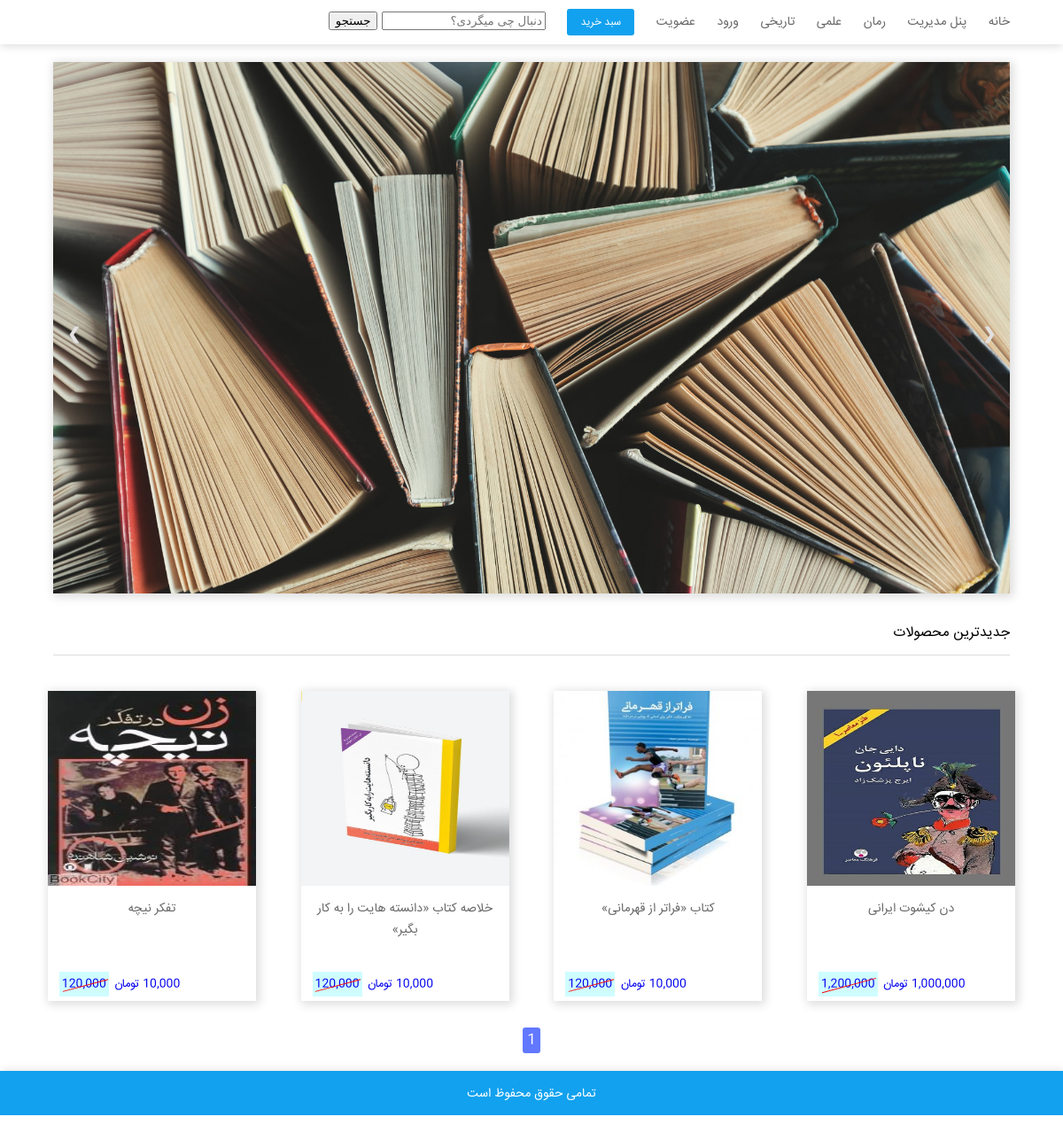
The page / on the database its author committed.
### tables this page shows
CREATE TABLE `product_category` (
  `id` int(10) UNSIGNED NOT NULL,
  `cat_name` varchar(30) DEFAULT NULL,
  `parent` int(10) UNSIGNED NOT NULL DEFAULT 0,
  `status` enum('ACTIVE','INACTIVE') DEFAULT 'ACTIVE'
);

CREATE TABLE `slider` (
  `id` int(10) UNSIGNED NOT NULL,
  `img_name` varchar(50) DEFAULT NULL,
  `upload_date` varchar(20) DEFAULT NULL,
  `first_img` enum('ACTIVE','INACTIVE') DEFAULT NULL,
  `status` enum('ACTIVE','INACTIVE') DEFAULT 'ACTIVE'
);

CREATE TABLE `products` (
  `id` int(10) UNSIGNED NOT NULL,
  `product_name` varchar(100) DEFAULT NULL,
  `category_id` int(10) UNSIGNED DEFAULT 0,
  `price` int(10) UNSIGNED NOT NULL DEFAULT 0,
  `introduction` text DEFAULT NULL,
  `tags` varchar(255) DEFAULT NULL,
  `product_img` varchar(100) DEFAULT NULL,
  `status` enum('ACTIVE','INACTIVE') NOT NULL DEFAULT 'ACTIVE',
  `insert_date` varchar(20) DEFAULT NULL,
  `waranty` varchar(100) DEFAULT NULL,
  `discount` int(10) UNSIGNED NOT NULL DEFAULT 0,
  `brand` varchar(100) DEFAULT NULL,
  `seller` varchar(100) DEFAULT NULL
);

### core/model.php (called while the page is built, shortened)
<?php
class model
{
    protected $connect;
    function __construct($dbname_in = "", $username_in = "", $password_in = "")
    {
        $this->dbname = $dbname_in;
        $this->username = $username_in;
        $this->password = $password_in;
        $uft = [PDO::ATTR_ERRMODE => PDO::ERRMODE_EXCEPTION, PDO::MYSQL_ATTR_INIT_COMMAND => "SET NAMES Utf8"];
        $this->connect = new PDO("mysql:host=localhost;dbname=" . $this->dbname, $this->username, $this->password, $uft);
    }
    function Do_Select($query = "", $param = [], $fetch = "")
    {
        $result = $this->connect->prepare($query);
        foreach ($param as $key => $row) {
            $result->bindValue($key + 1, $row);
        }
        $result->execute();
        if (empty($fetch)) {
            return $res = $result->fetchAll(2);
        } else {
            return $res = $result->fetch(2);
        }
    }
    function filter($data)
    {
        return trim(htmlspecialchars(stripcslashes($data)));
    }
}
class functions extends model
{
    function get_slider_web()
    {
        $result = $this->Do_Select(" select * from slider  where status='ACTIVE' order by id desc ");
        if (is_array($result)) {
            return $result;
        } else {
            return [];
        }
    }
    function get_meno($id = '')
    {
        $id = $this->filter($id);
        if (empty($id)) {
            $result = $this->Do_Select("select * from product_category where parent=0 and status='ACTIVE'");
            if ($result) {
                return $result;
            } else {
                return false;
            }
        } else {
            $result = $this->Do_Select("select * from product_category where parent=? and status='ACTIVE'", [$id]);
            if ($result) {
                return $result;
            } else {
                return false;
            }
        }
    }
    function get_products_web($id = '', $page = 0)
    {
        $id = $this->filter($id);
        $start_page = ($page - 1) * 12;
        if (empty($id)) {
            $result = $this->Do_Select("select products.*,product_category.cat_name from products left join  product_category on products.category_id=product_category.id where products.status='ACTIVE' order by products.id desc limit $start_page ,12 ");
            return $result;
        } else {
            $result = $this->Do_Select("select products.*,product_category.cat_name from products left join  product_category on products.category_id=product_category.id where products.id=?", [$id], 1);
            return $result;
        }
    }
    function get_products_count()
    {
        $pro_count = $this->Do_Select("select count(id) as pro_count from products where status='ACTIVE'", [], 1);
        return $pro_count['pro_count'];
    }
}
$functions = new functions('book_shop', "root", "");

### index.php (the view, shortened to what this page needs)
<?php
include_once("header.php");
if (isset($_GET['page']) and !empty($_GET['page'])) {
    $products = $functions->get_products_web("",$_GET['page']);
} else {
    $products = $functions->get_products_web("",1);
}
$slider_images = $functions->get_slider_web();
$pro_count = $functions->get_products_count();
?>
    <div class="slideshow-container">
        <?php if (is_array($slider_images)) {
            foreach ($slider_images as $image) {
                ?>
                <div class="mySlides fade">
                    <img src="files/image/slider/<?= $image['img_name'] ?>" style="width:100%">
                </div>
            <?php }
        } ?>
        <a class="prev" onclick="plusSlides(-1)">&#10094;</a>
        <a class="next" onclick="plusSlides(1)">&#10095;</a>
    </div>
    <div class="onvan"><p> جدیدترین محصولات </p></div>
    <div class="section">
        <?php if (is_array($products) and !empty($products)) {
            foreach ($products as $key => $product) { ?>
                <div class="div div1">
                    <a href="product_info.php?pro_id=<?= $product['id'] ?>">
                        <div class="image-box">
                            <img src="files/image/products/<?= $product['id'] . '/' . $product['product_img'] ?>"
                                 alt="">
                        </div>
                        <div class="text-box">
                            <p> <?= $product['product_name'] ?></p>
                        </div>
                        <div class="price-box">
                            <p><span><?= number_format($product['price']) ?></span> تومان
                                <span class="discount"><?= number_format($product['discount']) ?></span>
                            </p>
                        </div>
                    </a>
                </div>
            <?php }
        } else { ?>
            <p>محصولی یافت نشد!</p>
        <?php } ?>
        <br>
        <?php
        $page_count = ceil($pro_count / 12);
        for ($i = 1; $i <= $page_count; $i++) { ?>
            <a href="?page=<?= $i ?>"> <span class="page_ination"><?= $i ?></span></a>
        <?php } ?>
    </div>
<?php include_once("footer.php") ?>

### header.php (shortened to what this page needs)
<?php
include_once("core/model.php");
$meno = $functions->get_meno();
?>
<!DOCTYPE html>
<html dir="rtl" lang="fa">
<head>
    <link rel="stylesheet" href="files/css/style.css">
</head>
<body>
<header>
    <nav>
        <ul>
            <li><a href="index.php">خانه</a></li>
            <li><a href="admin/admin_login.php">پنل مدیریت</a></li>
            <?php
            if (is_array($meno)) {
                foreach ($meno as $row) {
                    ?>
                    <li class="sup_meno"><a href="products.php?cat_id=<?= $row['id'] ?>"><?= $row['cat_name'] ?></a>
                    </li>
                <?php }
            } ?>
            <?php if (isset($_SESSION['user']) and !empty(trim($_SESSION['user']))) { ?>
                <li><a href="panel.php">پنل کاربری</a></li>
                <li><a href="logout.php">خروج</a></li>
            <?php } else { ?>
                <li><a href="login.php">ورود</a></li>
                <li><a href="register.php">عضویت</a></li>
            <?php } ?>
            <li><a href="basket.php"
                   style="background-color: #12a1ee;padding: 5px 15px;border-radius: 3px;color: #ffffff;font-size: 12px">
                    سبد خرید <span></span> </a>
            </li>
            <li>
                <div class="search">
                    <form action="search.php" method="post">
                        <input type="text" class="searchTerm" placeholder="دنبال چی میگردی؟" name="search">
                        <button type="submit" class="searchButton" name="search_btn">
                            جستجو
                        </button>
                    </form>
                </div>
            </li>
        </ul>
    </nav>
</header>

### footer.php (shortened to what this page needs)
<footer>
    <div class="footer-bot">
        <p>تمامی حقوق محفوظ است </p>
    </div>
</footer>
</body>
</html>

### files/css/style.css (style rules this page uses)
* { box-sizing: border-box }
a { text-decoration: none !important; }
body { margin: 0; padding: 0; font-family: 'iran'; background-color: #ffffff; }
nav { width: 100%; height: 50px; box-shadow: 0 2px 10px #dddddd; }
nav ul { display: inline; }
nav ul li { display: inline-block; line-height: 50px; padding-right: 20px; }
nav ul li a { text-decoration: none; color: dimgray; font-size: 14px; }
.mySlides { display: none }
img { vertical-align: middle; height: 700px; }
.slideshow-container { max-width: 90%; height: 600px; position: relative; margin: 20px auto; box-shadow: 2px 2px 10px 2px #dddddd; overflow: hidden; }
.prev, .next { cursor: pointer; position: absolute; top: 50%; width: auto; padding: 16px; margin-top: -22px; color: #e2e0e0; font-weight: bold; font-size: 18px; transition: 0.6s ease; border-radius: 0 3px 3px 0; user-select: none; }
.next { left: 0; border-radius: 3px 0 0 3px; }
.fade { -webkit-animation-name: fade; -webkit-animation-duration: 1.5s; animation-name: fade; animation-duration: 1.5s; }
.onvan { width: 90%; height: 50px; border-bottom: 1px solid #dddddd; margin: 0 auto; }
.onvan p { line-height: 50px; }
.section { width: 98%; height: auto; margin: 20px auto; text-align: center; align-items: center; }
.section .div { width: 20%; height: 350px; display: inline-block; margin: 20px 23px; box-shadow: 2px 2px 10px 2px #dddddd; overflow: hidden; background-color: #ffffff; }
.div .image-box { width: 100%; height: 220px; overflow: hidden; }
.image-box img { width: 100%; height: 100%; }
.text-box { width: 100%; height: 70px; padding: 0 10px; text-align: center; }
.text-box p { color: dimgrey; font-size: 14px; }
.price-box { width: 100%; height: 40px; padding: 0 10px; text-align: left; }
.price-box p { font-size: 13px }
footer { width: 100%; height: 300px; text-align: center; box-shadow: 2px 0 10px #dddddd; }
.footer-bot { width: 100%; background-color: #12a1ee; height: 50px; color: #ffffff; }
.footer-bot p { font-size: 14px; position: absolute; right: 0; left: 0; }

### header.php (style rules this page uses)
nav > ul li.sup_meno { position: relative; }

### index.php (style rules this page uses)
.discount:after { content: " "; width: 95%; height: 1px; position: absolute; top: 15px; right: 0; transform: rotate(-15deg); display: block; background-color: #ff0003; }
.discount { position: relative; padding: 3px; margin: 0 3px; background-color: #cffdff; display: inline-block; }
.page_ination { position: relative; padding: 1px 5px; margin: 0 3px; background-color: #6178ff; display: inline-block; color: white; border-radius: 3px; cursor: pointer; }

### rows shown on the page
product_category: cat_name "رمان"
product_category: cat_name "علمی"
product_category: cat_name "تاریخی"
slider: img_name (picture)
products: product_img (picture), product_name "دن کیشوت ایرانی", price "1,000,000", discount "1,200,000"
products: product_img (picture), product_name "کتاب «فراتر از قهرمانی»", price "10,000", discount "120,000"
products: product_img (picture), product_name "خلاصه کتاب «دانسته هایت را به کار بگیر»", price "10,000", discount "120,000"
products: product_img (picture), product_name "تفکر نیچه", price "10,000", discount "120,000"
